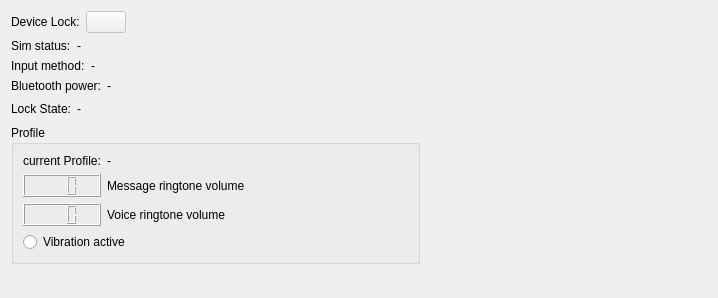
     <widget class="QWidget" name="page_4">
      <layout class="QGridLayout" name="gridLayout_13">
       <item row="0" column="0">
        <widget class="QLabel" name="label_87">
         <property name="sizePolicy">
          <sizepolicy hsizetype="Minimum" vsizetype="Preferred">
           <horstretch>0</horstretch>
           <verstretch>0</verstretch>
          </sizepolicy>
         </property>
         <property name="text">
          <string>Device Lock:</string>
         </property>
        </widget>
       </item>
       <item row="0" column="1">
        <widget class="QPushButton" name="deviceLockPushButton">
         <property name="enabled">
          <bool>false</bool>
         </property>
         <property name="sizePolicy">
          <sizepolicy hsizetype="Fixed" vsizetype="Fixed">
           <horstretch>0</horstretch>
           <verstretch>0</verstretch>
          </sizepolicy>
         </property>
         <property name="text">
          <string/>
         </property>
         <property name="icon">
          <iconset resource="examples.qrc">
           <normaloff>:/unlocked/general_unlock.png</normaloff>
           <normalon>:/locked/general_locked.png</normalon>:/unlocked/general_unlock.png</iconset>
         </property>
         <property name="checkable">
          <bool>true</bool>
         </property>
        </widget>
       </item>
       <item row="0" column="2">
        <spacer name="horizontalSpacer_9">
         <property name="orientation">
          <enum>Qt::Horizontal</enum>
         </property>
         <property name="sizeHint" stdset="0">
          <size>
           <width>288</width>
           <height>20</height>
          </size>
         </property>
        </spacer>
       </item>
       <item row="1" column="0" colspan="3">
        <layout class="QHBoxLayout" name="horizontalLayout_12">
         <item>
          <widget class="QLabel" name="label_85">
           <property name="sizePolicy">
            <sizepolicy hsizetype="Minimum" vsizetype="Fixed">
             <horstretch>0</horstretch>
             <verstretch>0</verstretch>
            </sizepolicy>
           </property>
           <property name="text">
            <string>Sim status:</string>
           </property>
          </widget>
         </item>
         <item>
          <widget class="QLabel" name="simStatusLabel">
           <property name="sizePolicy">
            <sizepolicy hsizetype="MinimumExpanding" vsizetype="Preferred">
             <horstretch>0</horstretch>
             <verstretch>0</verstretch>
            </sizepolicy>
           </property>
           <property name="text">
            <string>-</string>
           </property>
          </widget>
         </item>
        </layout>
       </item>
       <item row="2" column="0" colspan="3">
        <layout class="QHBoxLayout" name="horizontalLayout_14">
         <item>
          <widget class="QLabel" name="label_86">
           <property name="sizePolicy">
            <sizepolicy hsizetype="Minimum" vsizetype="Fixed">
             <horstretch>0</horstretch>
             <verstretch>0</verstretch>
            </sizepolicy>
           </property>
           <property name="text">
            <string>Input method:</string>
           </property>
          </widget>
         </item>
         <item>
          <widget class="QLabel" name="inputMethodLabel">
           <property name="sizePolicy">
            <sizepolicy hsizetype="MinimumExpanding" vsizetype="Fixed">
             <horstretch>0</horstretch>
             <verstretch>0</verstretch>
            </sizepolicy>
           </property>
           <property name="text">
            <string>-</string>
           </property>
           <property name="wordWrap">
            <bool>true</bool>
           </property>
          </widget>
         </item>
        </layout>
       </item>
       <item row="3" column="0" colspan="3">
        <layout class="QHBoxLayout" name="horizontalLayout_15">
         <item>
          <widget class="QLabel" name="label_88">
           <property name="text">
            <string>Bluetooth power:</string>
           </property>
          </widget>
         </item>
         <item>
          <widget class="QLabel" name="bluetoothPowerLabel">
           <property name="sizePolicy">
            <sizepolicy hsizetype="MinimumExpanding" vsizetype="Fixed">
             <horstretch>0</horstretch>
             <verstretch>0</verstretch>
            </sizepolicy>
           </property>
           <property name="text">
            <string>-</string>
           </property>
          </widget>
         </item>
        </layout>
       </item>
       <item row="4" column="0" colspan="3">
        <layout class="QHBoxLayout" name="horizontalLayout_16">
         <item>
          <widget class="QLabel" name="label_10">
           <property name="text">
            <string>Lock State:</string>
           </property>
          </widget>
         </item>
         <item>
          <widget class="QLabel" name="lockStateLabel">
           <property name="sizePolicy">
            <sizepolicy hsizetype="MinimumExpanding" vsizetype="Fixed">
             <horstretch>0</horstretch>
             <verstretch>0</verstretch>
            </sizepolicy>
           </property>
           <property name="text">
            <string>-</string>
           </property>
          </widget>
         </item>
        </layout>
       </item>
       <item row="4" column="3">
        <spacer name="horizontalSpacer_10">
         <property name="orientation">
          <enum>Qt::Horizontal</enum>
         </property>
         <property name="sizeHint" stdset="0">
          <size>
           <width>287</width>
           <height>20</height>
          </size>
         </property>
        </spacer>
       </item>
       <item row="5" column="0" colspan="3">
        <widget class="QGroupBox" name="groupBox">
         <property name="title">
          <string>Profile</string>
         </property>
         <layout class="QGridLayout" name="gridLayout_5">
          <item row="0" column="0">
           <widget class="QLabel" name="label_89">
            <property name="sizePolicy">
             <sizepolicy hsizetype="Minimum" vsizetype="Fixed">
              <horstretch>0</horstretch>
              <verstretch>0</verstretch>
             </sizepolicy>
            </property>
            <property name="text">
             <string>current Profile:</string>
            </property>
           </widget>
          </item>
          <item row="0" column="1">
           <widget class="QLabel" name="profileLabel">
            <property name="sizePolicy">
             <sizepolicy hsizetype="MinimumExpanding" vsizetype="Preferred">
              <horstretch>0</horstretch>
              <verstretch>0</verstretch>
             </sizepolicy>
            </property>
            <property name="text">
             <string>-</string>
            </property>
           </widget>
          </item>
          <item row="1" column="0">
           <widget class="QLCDNumber" name="messageRingtonVolumeLcdNumber">
            <property name="sizePolicy">
             <sizepolicy hsizetype="Minimum" vsizetype="Fixed">
              <horstretch>0</horstretch>
              <verstretch>0</verstretch>
             </sizepolicy>
            </property>
            <property name="smallDecimalPoint">
             <bool>false</bool>
            </property>
            <property name="numDigits">
             <number>3</number>
            </property>
           </widget>
          </item>
          <item row="1" column="1">
           <widget class="QLabel" name="label_15">
            <property name="text">
             <string>Message ringtone volume</string>
            </property>
           </widget>
          </item>
          <item row="2" column="0">
           <widget class="QLCDNumber" name="voiceRingtoneVolumeLcdNumber">
            <property name="smallDecimalPoint">
             <bool>false</bool>
            </property>
            <property name="numDigits">
             <number>3</number>
            </property>
           </widget>
          </item>
          <item row="2" column="1">
           <widget class="QLabel" name="label_16">
            <property name="text">
             <string>Voice ringtone volume</string>
            </property>
           </widget>
          </item>
          <item row="3" column="0" colspan="2">
           <widget class="QRadioButton" name="vibrationActiveRadioButton">
            <property name="mouseTracking">
             <bool>false</bool>
            </property>
            <property name="focusPolicy">
             <enum>Qt::NoFocus</enum>
            </property>
            <property name="text">
             <string>Vibration active</string>
            </property>
           </widget>
          </item>
         </layout>
        </widget>
       </item>
       <item row="6" column="2">
        <spacer name="verticalSpacer">
         <property name="orientation">
          <enum>Qt::Vertical</enum>
         </property>
         <property name="sizeHint" stdset="0">
          <size>
           <width>20</width>
           <height>23</height>
          </size>
         </property>
        </spacer>
       </item>
      </layout>
     </widget>
